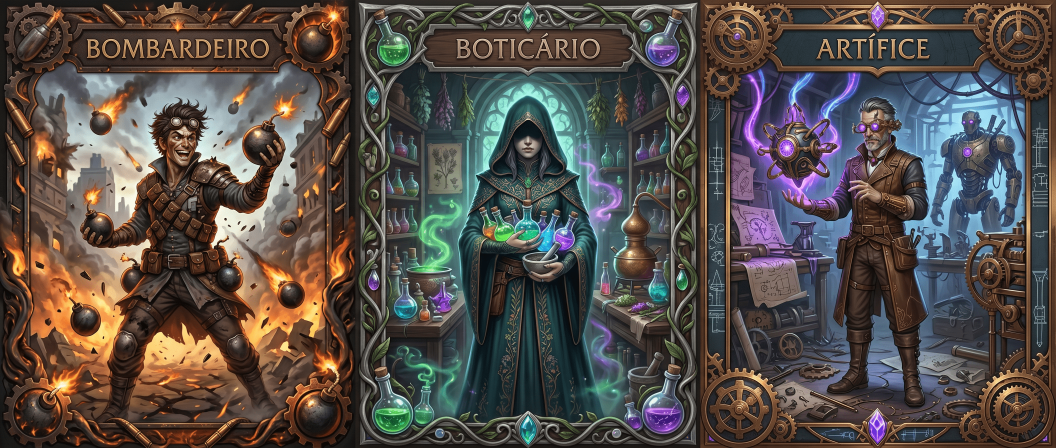
#> input picture images/alquimista.png, 3168 x 1344 px (shown at 1/3 size)
$ python -i gerar_icones_materiais.py   (imports and definitions only)
#> lines starting #> are read from the running program, lines starting #| are printed output that depends on the picture; after the words box and inside, x2 and y2 are one past the last pixel; in counts of white or black regions, pixels touching at a corner belong together
#> further down, picture is the input picture: PIL image 3168x1344 P; mean R, G, B 85.7, 78.1, 73.7
#!/usr/bin/env python3
# -*- coding: utf-8 -*-
"""Normaliza a arte dos materiais para images/materiais/<slug>.webp

Os PNGs originais (upscale 5x, ~1100 px, 1,5 MB cada) ficam FORA do repo — 48 MB
não valem versionamento. O que entra é o tile de 256 px em WebP (~20 KB), que
cobre exibição em 64-96 px com folga de retina.

Doze das 32 imagens vieram sem recorte, com fundo quase uniforme em ~#16161d —
que é praticamente a cor do card do site. Em vez de tentar recortar (o que
comeria borda da arte), todas são compostas sobre esse mesmo fundo: o
recorte imperfeito deixa de aparecer e as 32 ficam com o mesmo tratamento.

Mapa nome-do-material -> arquivo: data/icones-materiais.json

  python tools/gerar_icones_materiais.py <pasta_com_os_png>
"""
import json, os, re, sys, unicodedata

RAIZ = os.path.dirname(os.path.dirname(os.path.abspath(__file__)))
MAPA = os.path.join(RAIZ, 'data', 'icones-materiais.json')
SAIDA = os.path.join(RAIZ, 'images', 'materiais')
FUNDO = (0x16, 0x16, 0x1d)
LADO = 256
MARGEM = 0.06          # respiro para a arte não encostar na borda do medalhão


def slug(nome):
    s = unicodedata.normalize('NFKD', nome).encode('ascii', 'ignore').decode()
    return re.sub(r'[^a-z0-9]+', '-', s.lower()).strip('-')


def recorta(im):
    """Corta a moldura vazia: alfa, quando existe; senão, o fundo liso."""
    if im.mode == 'RGBA' and im.getchannel('A').getextrema()[0] < 250:
        cx = im.getchannel('A').getbbox()
        return im.crop(cx) if cx else im
    from PIL import Image, ImageChops
    rgb = im.convert('RGB')
    fundo = Image.new('RGB', rgb.size, rgb.getpixel((2, 2)))
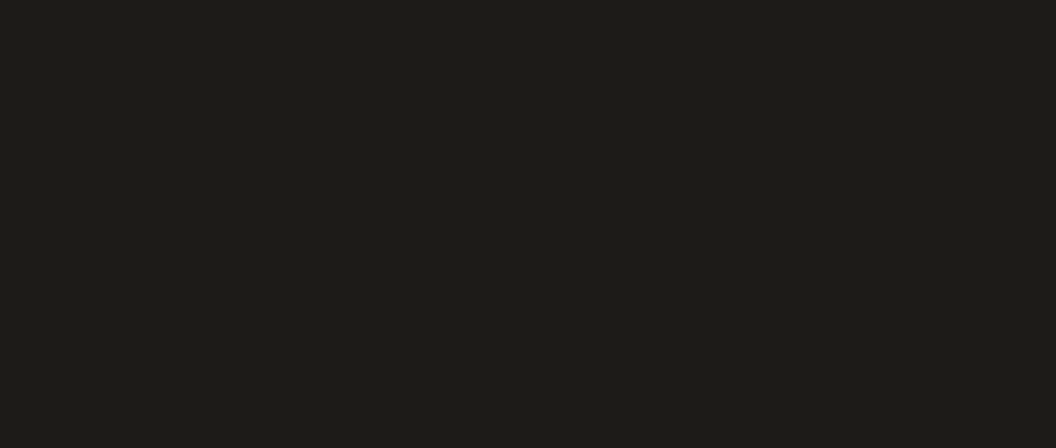
#> fundo: PIL image 3168x1344 RGB (shown at 1/3 size); mean R, G, B 29, 27, 24
    dif = ImageChops.difference(rgb, fundo).convert('L').point(lambda p: 255 if p > 18 else 0)
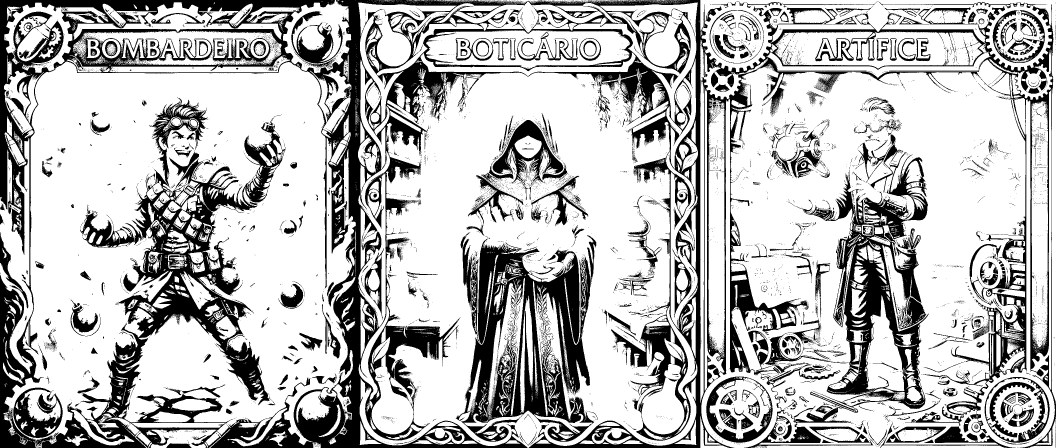
#> dif: PIL image 3168x1344 L (shown at 1/3 size); 72.1% white; 10134 black regions (9514 under 20 px), largest, box (x1, y1, x2, y2) and area: (0, 0, 3168, 1344) 745472, (1367, 705, 1789, 1325) 111021, (2232, 423, 2786, 1344) 90144
    cx = dif.getbbox()
#> cx = (0, 0, 3168, 1344)
    return im.crop(cx) if cx else im


def gerar(pasta):
    from PIL import Image
    mapa = json.load(open(MAPA, encoding='utf-8'))
    os.makedirs(SAIDA, exist_ok=True)
    feitos, faltando = 0, []
    for material, arquivo in sorted(mapa['icones'].items()):
        src = os.path.join(pasta, arquivo)
        if not os.path.exists(src):
            faltando.append(arquivo)
            continue
        im = recorta(Image.open(src).convert('RGBA'))
        util = int(LADO * (1 - 2 * MARGEM))
        im.thumbnail((util, util), Image.LANCZOS)
        tile = Image.new('RGBA', (LADO, LADO), FUNDO + (255,))
        tile.alpha_composite(im, ((LADO - im.width) // 2, (LADO - im.height) // 2))
        destino = os.path.join(SAIDA, slug(material) + '.webp')
        tile.convert('RGB').save(destino, 'WEBP', quality=88, method=6)
        feitos += 1
    peso = sum(os.path.getsize(os.path.join(SAIDA, f)) for f in os.listdir(SAIDA))
    print(f'{feitos} ícones -> images/materiais/ ({peso / 1024:.0f} KB no total)')
    if faltando:
        print(f'  arquivos não encontrados em {pasta}: {faltando}')
    semIcone = [m for m in mapa.get('semIcone', [])]
    if semIcone:
        print(f'  materiais ainda sem arte: {semIcone}')


# [4 lines not run here, left out]

>>> from PIL import Image
>>> picture = Image.open('../images/alquimista.png')
>>> result = recorta(picture)

$ run again, on images/batedor.png
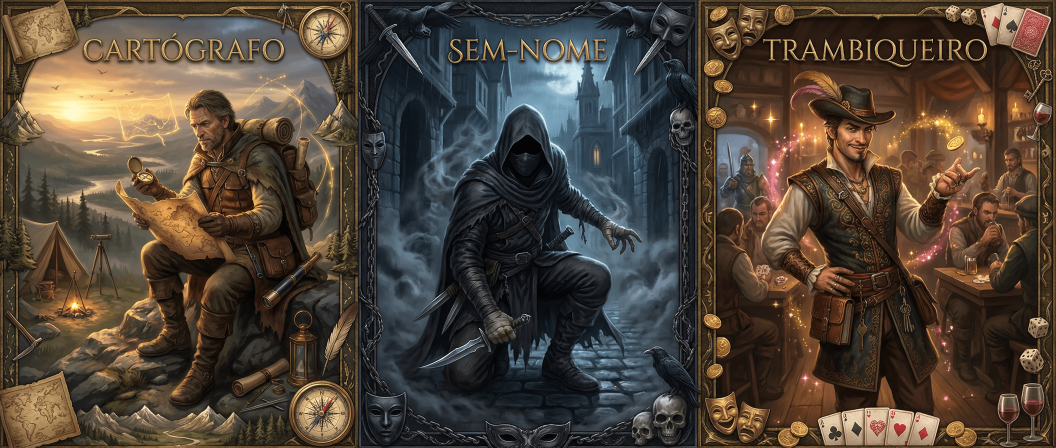
#> input picture images/batedor.png, 3168 x 1344 px (shown at 1/3 size)
#> picture is the input picture: PIL image 3168x1344 P; mean R, G, B 78.8, 67.3, 56
#> in recorta, `fundo = Image.new('RGB', rgb.size, rgb.getpixel((2, 2)))`:
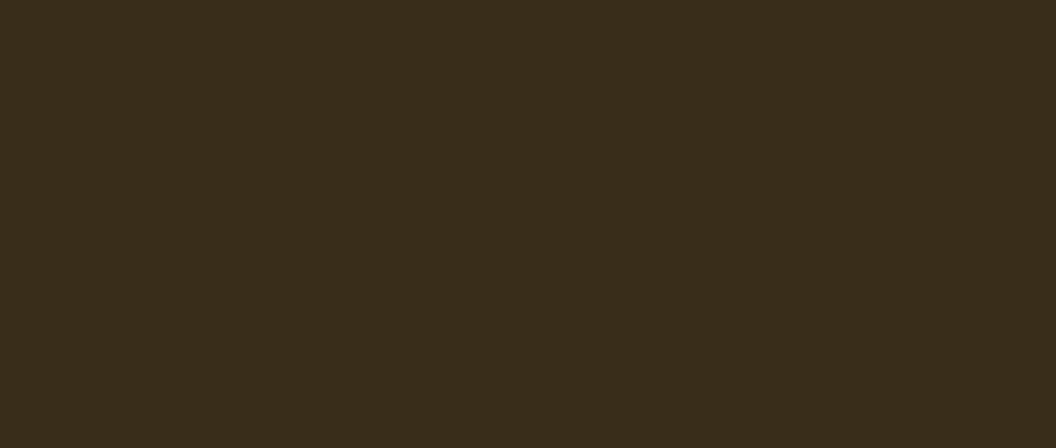
#> fundo: PIL image 3168x1344 RGB (shown at 1/3 size); mean R, G, B 57, 45, 26
#> in recorta, `dif = ImageChops.difference(rgb, fundo).convert('L').point(lambda p: 2..`:
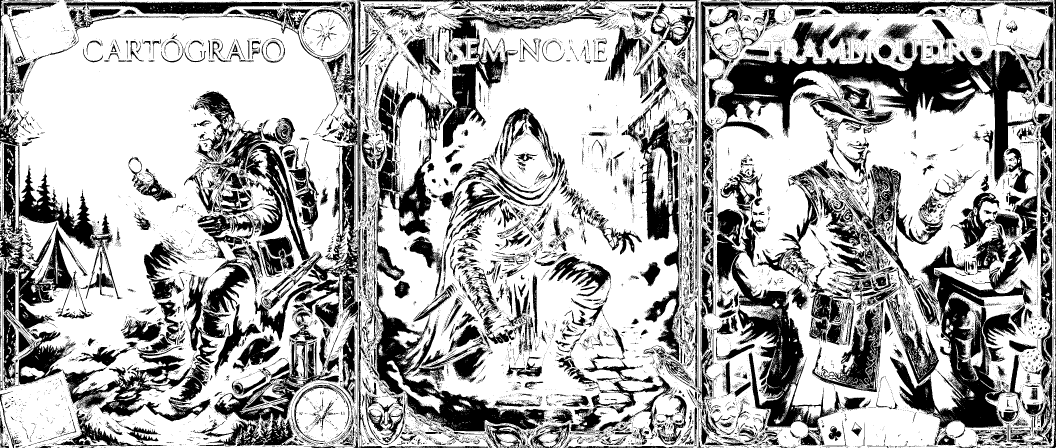
#> dif: PIL image 3168x1344 L (shown at 1/3 size); 67.2% white; 19402 black regions (17733 under 20 px), largest, box (x1, y1, x2, y2) and area: (2144, 133, 3110, 1317) 166172, (0, 327, 773, 1264) 127792, (2657, 578, 3095, 1336) 93274
#> cx = (0, 0, 3168, 1344)

$ run again, on images/brutalista.png
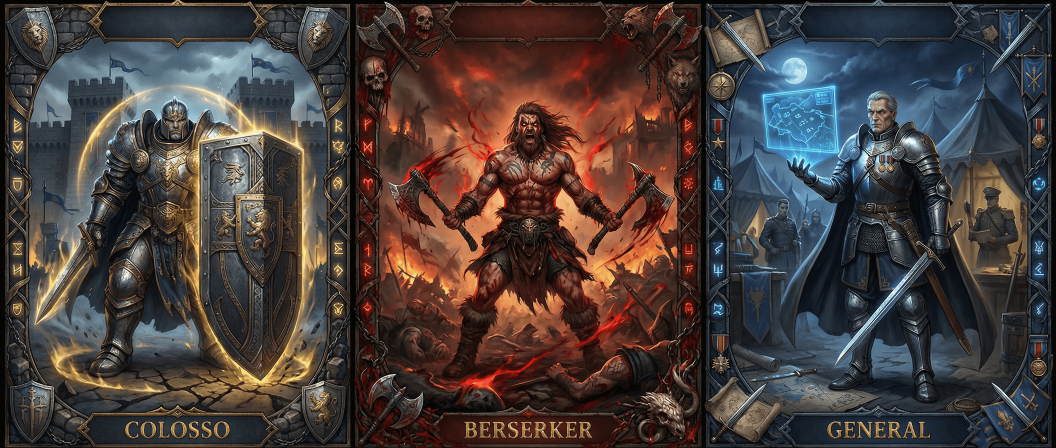
#> input picture images/brutalista.png, 3168 x 1344 px (shown at 1/3 size)
#> picture is the input picture: PIL image 3168x1344 P; mean R, G, B 72.3, 62.1, 59.4
#> in recorta, `dif = ImageChops.difference(rgb, fundo).convert('L').point(lambda p: 2..`:
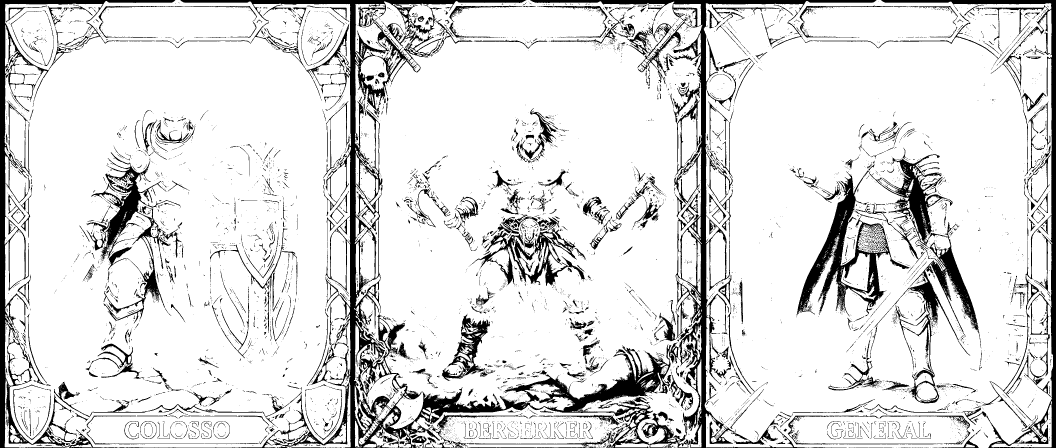
#> dif: PIL image 3168x1344 L (shown at 1/3 size); 86.2% white; 8796 black regions (7784 under 20 px), largest, box (x1, y1, x2, y2) and area: (358, 0, 2630, 1344) 203818, (2390, 463, 2943, 1210) 65993, (0, 0, 526, 1344) 44097
#> cx = (13, 0, 3159, 1344)
#> in recorta, `return im.crop(cx) if cx else im`:
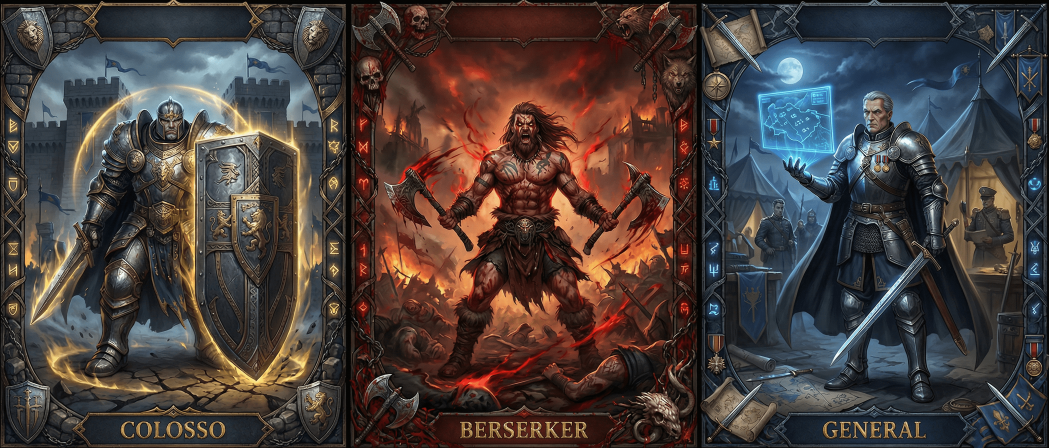
#> returned value: PIL image 3146x1344 P (shown at 1/3 size); mean R, G, B 72.8, 62.5, 59.7
